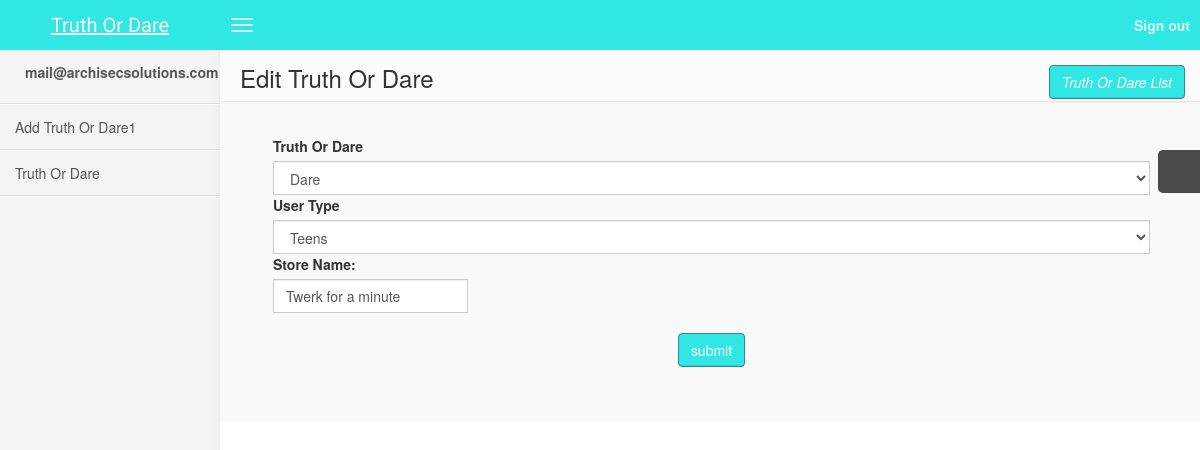
/admin/edit_truth_or_dare.php?truth_or_dare_id=23 (signed in), run on the app's committed database.
### tables this page shows
CREATE TABLE IF NOT EXISTS `truth_or_dare` (
  `truth_or_dare_id` int(11) NOT NULL AUTO_INCREMENT,
  `type` enum('truth','dare') NOT NULL,
  `user_type` enum('kids','teens','extreme') NOT NULL,
  `text` varchar(250) NOT NULL,
  `createdAt` timestamp NOT NULL DEFAULT CURRENT_TIMESTAMP,
  `order_id` int(11) NOT NULL,
  PRIMARY KEY (`truth_or_dare_id`)
);

### admin/edit_truth_or_dare.php (the view, shortened to what this page needs)
<?php
include("header.php");
include "db.php" ;
		$truth_or_dare = "SELECT * FROM truth_or_dare WHERE truth_or_dare_id = '" . $_REQUEST['truth_or_dare_id'] . "' ";
        $truth_or_dare = mysqli_query($conn, $truth_or_dare);
		$truth_or_dare = $truth_or_dare->fetch_assoc() ;
?>
<aside class="right-side">
    <section class="content-header">
        <h1>
            Edit Truth Or Dare
            <ul style="float:right;">
                <a href="truth_or_dare_list.php"><i class="btn btn-primary">Truth Or Dare List</i></a>
            </ul>
        </h1>
    </section>
    <section class="content">
        <div class="row">
            <div class="col-xs-12">
                <div class="box-body table-responsive">
                    <div class="row" style="padding: 15px;margin-left: 8px;margin-right: 5px">
                        <form  method="post" class="form-inline" enctype="multipart/form-data">
                            <div class="col-md-12 col-sm-12 form-group">
                                <label for="phase" class="col-md-12" style="padding: 0;font-weight: bold">Truth Or Dare</label>
                                <select name="truth_or_dare" class="form-control col-md-12" >
                                    <option value="dare" <?php if ($truth_or_dare['type'] == "dare") echo 'selected="selected"'; ?> >Dare</option>
                                </select>
                            </div>
                                <div class="col-md-12 col-sm-12 form-group">
                                <label for="phase" class="col-md-12" style="padding: 0;font-weight: bold">User Type</label>
                                <select name="user_type" class="form-control col-md-12" >
                                    <option value="teens" <?php if ($truth_or_dare['user_type'] == "teens") echo 'selected="selected"'; ?> >Teens</option>
                                </select>
                            </div>
                            <div class="col-md-12 col-sm-12 form-group">
                                <label  class="col-md-12" style="padding: 0;font-weight: bold">Store Name:</label>
                                <input type="text" class="form-control col-md-12" name="text" value="<?php echo $truth_or_dare['text']; ?>" required="" placeholder="Text">
                            </div>
                            <center>
                                <div class="col-md-12 col-sm-12 margin-top-bottom-20">
                                    <input type="submit" name="submit" value="submit" class="btn btn-primary">
                                </div>
                            </center>
                        </form>
                    </div>
                </div>
            </div>
        </div>
    </section>
</aside>

### admin/header.php (style rules this page uses)
.margin-top-bottom-20 { margin-top: 20px; margin-bottom: 20px; }
div.form-group select.form-control { width: 100%; }

### data on the page
truth_or_dare: truth_or_dare "Dare", user_type "Teens", text "Twerk for a minute"

### other printed values
$_SESSION['login_user'] "mail@archisecsolutions.com"
